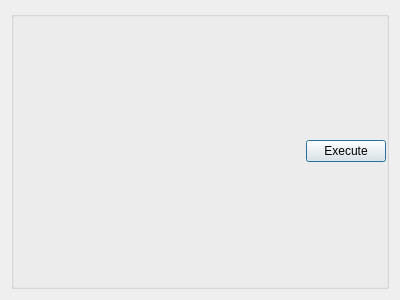
<?xml version="1.0" encoding="UTF-8"?>
<ui version="4.0">
 <class>dlgScript</class>
 <widget class="QDialog" name="dlgScript">
  <property name="geometry">
   <rect>
    <x>0</x>
    <y>0</y>
    <width>400</width>
    <height>300</height>
   </rect>
  </property>
  <property name="windowTitle">
   <string>Script Console</string>
  </property>
  <layout class="QVBoxLayout" name="verticalLayout">
   <item>
    <widget class="QGroupBox" name="groupBox">
     <property name="title">
      <string/>
     </property>
     <layout class="QHBoxLayout" name="horizontalLayout">
      <property name="spacing">
       <number>0</number>
      </property>
      <property name="margin">
       <number>0</number>
      </property>
      <item>
       <widget class="QLabel" name="lblError">
        <property name="text">
         <string/>
        </property>
        <property name="wordWrap">
         <bool>true</bool>
        </property>
       </widget>
      </item>
      <item>
       <spacer name="horizontalSpacer">
        <property name="orientation">
         <enum>Qt::Horizontal</enum>
        </property>
        <property name="sizeHint" stdset="0">
         <size>
          <width>40</width>
          <height>20</height>
         </size>
        </property>
       </spacer>
      </item>
      <item>
       <widget class="QPushButton" name="btnExecute">
        <property name="text">
         <string>Execute</string>
        </property>
       </widget>
      </item>
     </layout>
    </widget>
   </item>
  </layout>
 </widget>
 <resources/>
 <connections/>
</ui>
